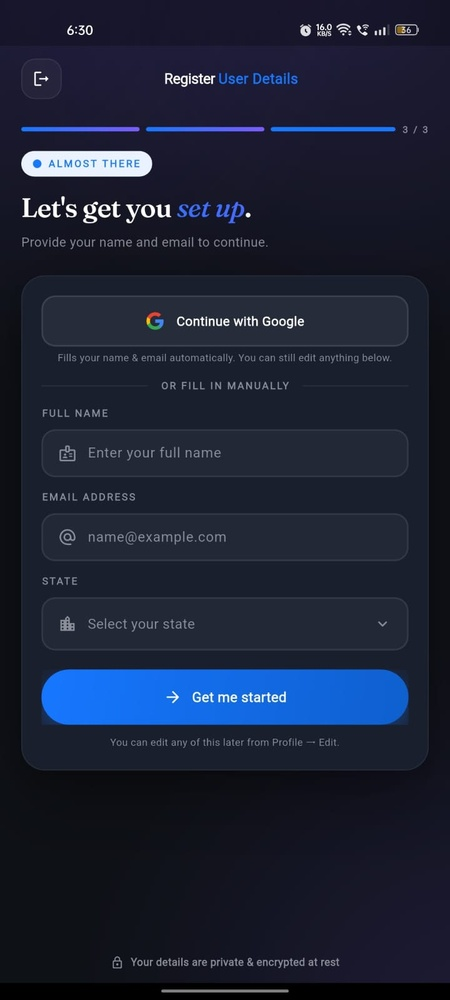
#> input picture aso/shots/auth.jpg, 450 x 1000 px, shrunk from 720 x 1600 before the run; its folder holds only this picture in this run
$ python to_light.py
#> lines starting #> are read from the running program, lines starting #| are printed output that depends on the picture; after the words box and inside, x2 and y2 are one past the last pixel; in counts of white or black regions, pixels touching at a corner belong together
#> in convert, img is the input picture: PIL image 450x1000 RGB; mean R, G, B 27.9, 34.6, 53.8
"""
Convert dark-theme app screenshots to a light-theme look by inverting
LIGHTNESS while preserving hue & saturation (HSL L' = 1 - L).

- black bg -> white, white text -> black
- saturated accents (blue buttons, etc.) keep their hue
- NOTE: photographs get luminance-inverted (look unnatural) — this is only
  suitable for chrome-heavy screens with few/no real photos.

Usage: python to_light.py
Outputs to shots_light/.
"""
import os
import numpy as np
from PIL import Image

SRC = os.path.join(os.path.dirname(__file__), 'shots')
OUT = os.path.join(os.path.dirname(__file__), 'shots_light')
os.makedirs(OUT, exist_ok=True)

EPS = 1e-12

def rgb_to_hsl(rgb):
    r, g, b = rgb[..., 0], rgb[..., 1], rgb[..., 2]
    mx = rgb.max(axis=-1)
    mn = rgb.min(axis=-1)
    l = (mx + mn) / 2.0
    d = mx - mn
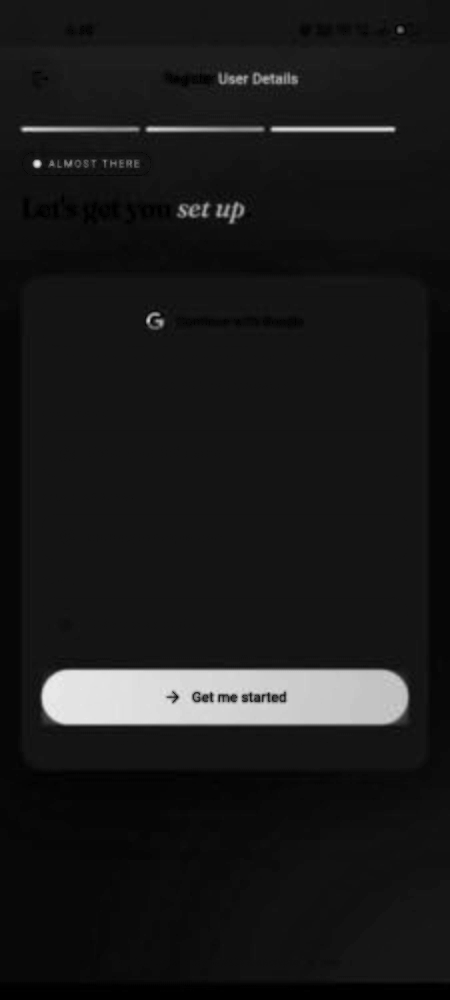
#> d: shape (1000, 450) float64; min 0, max 0.929, mean 0.104
    nz = d > EPS
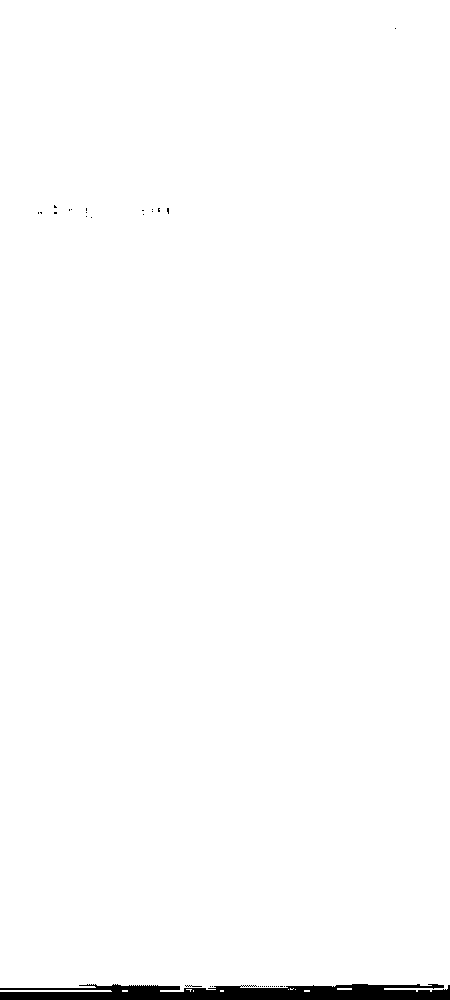
#> nz: shape (1000, 450) bool; 98.7% white; 34 black regions (33 under 20 px), largest, box (x1, y1, x2, y2) and area: (0, 984, 450, 1000) 5628
    s = np.where(l < 0.5, d / (mx + mn + EPS), d / (2.0 - mx - mn + EPS))
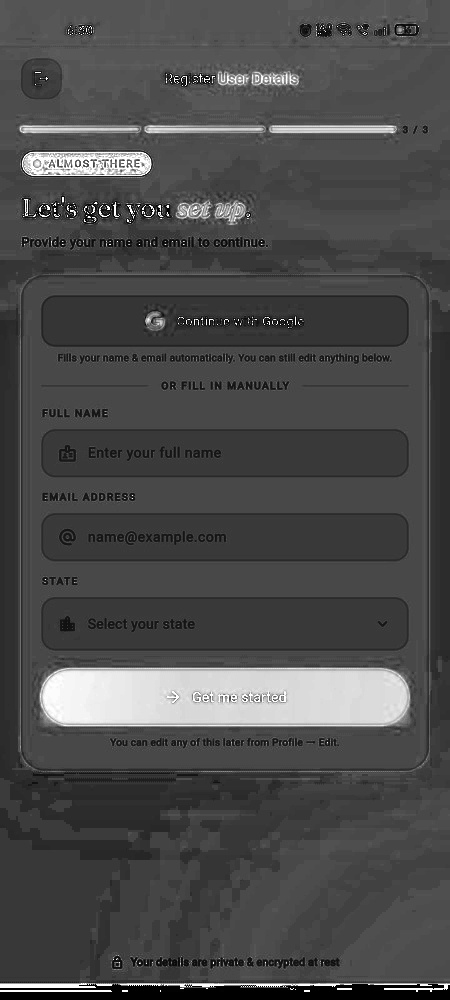
#> s: shape (1000, 450) float64; min 0, max 1, mean 0.297
    s = np.where(nz, s, 0.0)
    h = np.zeros_like(l)
    rmax = nz & (mx == r)
#> rmax: shape (1000, 450) bool; 0.14% white; 38 white regions (33 under 20 px), largest, box (x1, y1, x2, y2) and area: (0, 986, 96, 988) 191, (145, 311, 163, 325) 132, (395, 24, 406, 35) 99, (240, 986, 288, 988) 70, (180, 985, 202, 990) 40
    gmax = nz & (mx == g) & ~rmax
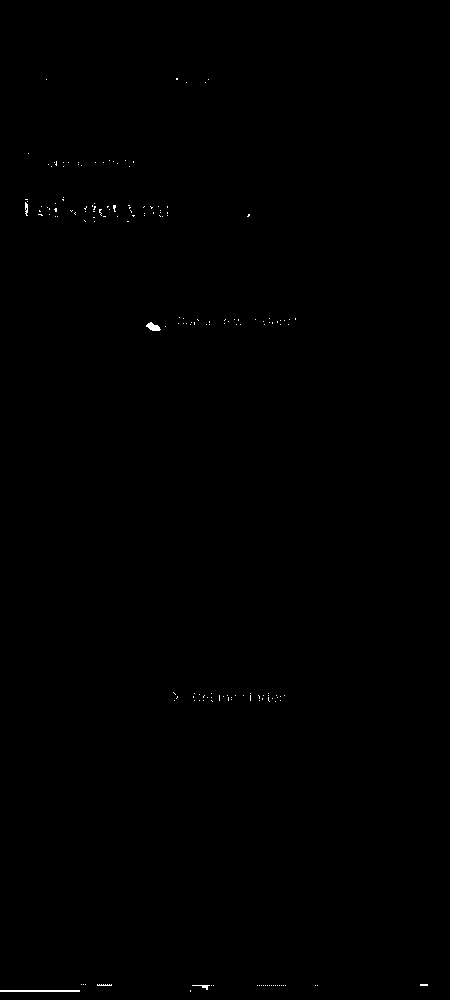
#> gmax: shape (1000, 450) bool; 0.14% white in thin lines or dots, all inside (x1, y1, x2, y2) = (0, 78, 428, 992)
    bmax = nz & (mx == b) & ~rmax & ~gmax
#> bmax: shape (1000, 450) bool; 98.5% white; 155 black regions (149 under 20 px), largest, box (x1, y1, x2, y2) and area: (0, 984, 450, 1000) 6267, (145, 311, 163, 331) 213, (395, 24, 406, 35) 100, (25, 202, 28, 216) 31, (54, 205, 57, 214) 21, (113, 205, 116, 217) 20
    h = np.where(rmax, ((g - b) / (d + EPS)) % 6.0, h)
    h = np.where(gmax, ((b - r) / (d + EPS)) + 2.0, h)
    h = np.where(bmax, ((r - g) / (d + EPS)) + 4.0, h)
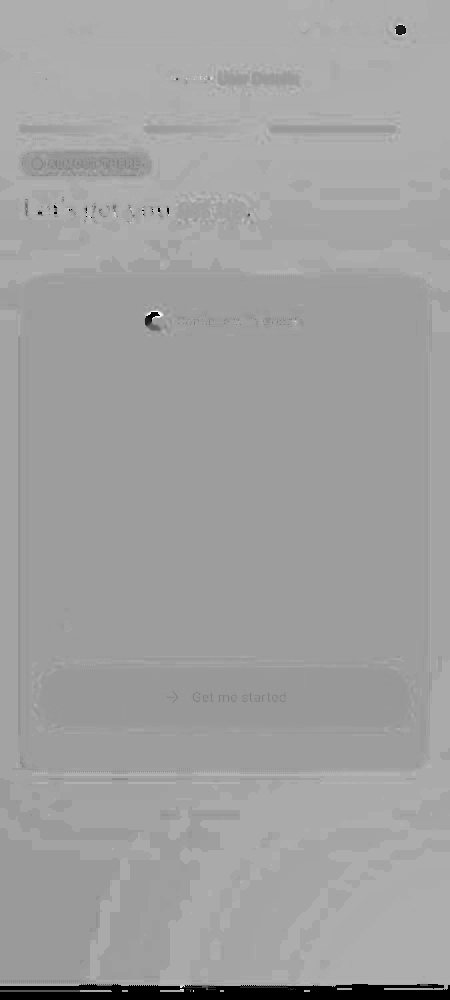
#> h: shape (1000, 450) float64; min 0, max 5.98, mean 3.77; drawn with min black and max white
    h = (h / 6.0) % 1.0
    return h, s, l

def _hue2rgb(p, q, t):
    t = t % 1.0
    return np.where(t < 1/6, p + (q - p) * 6 * t,
           np.where(t < 1/2, q,
           np.where(t < 2/3, p + (q - p) * (2/3 - t) * 6, p)))

def hsl_to_rgb(h, s, l):
    q = np.where(l < 0.5, l * (1 + s), l + s - l * s)
    p = 2 * l - q
    r = _hue2rgb(p, q, h + 1/3)
    g = _hue2rgb(p, q, h)
    b = _hue2rgb(p, q, h - 1/3)
#> in _hue2rgb (call 3), `t = t % 1.0`:
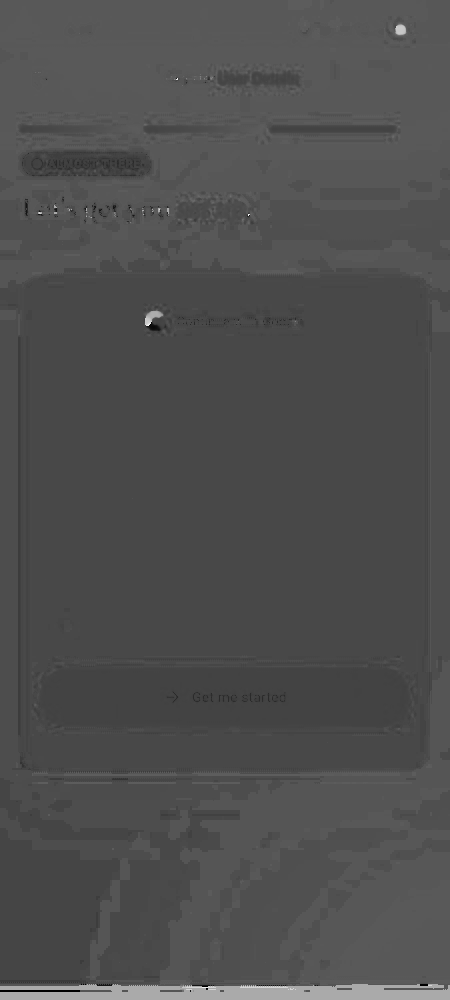
#> t: shape (1000, 450) float64; min 0, max 0.986, mean 0.309
    gray = s < EPS
    r = np.where(gray, l, r); g = np.where(gray, l, g); b = np.where(gray, l, b)
    return np.stack([r, g, b], axis=-1)
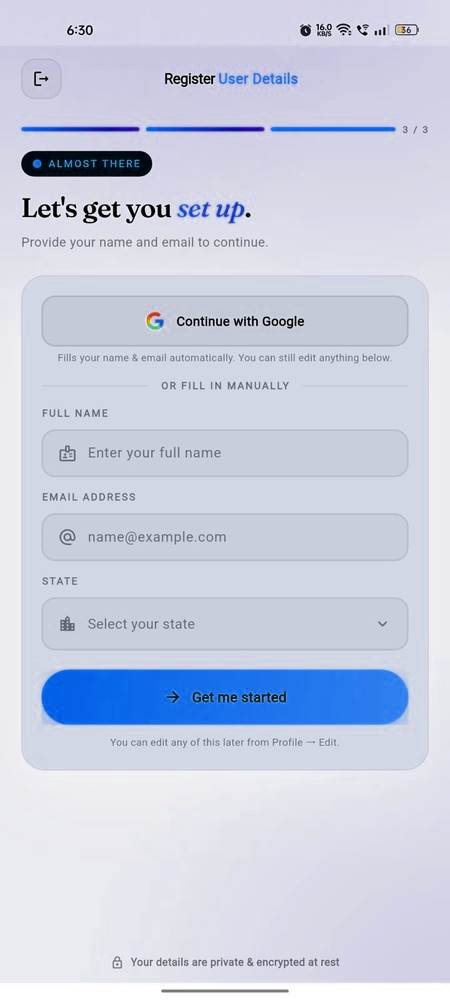
#> returned value: shape (1000, 450, 3) float64; mean of channels 0, 1, 2 0.791, 0.816, 0.892; drawn as R, G, B

def convert(name):
    img = Image.open(os.path.join(SRC, name)).convert('RGB')
    arr = np.asarray(img).astype(np.float64) / 255.0
    h, s, l = rgb_to_hsl(arr)
    out = hsl_to_rgb(h, s, 1.0 - l)
    out = np.clip(out * 255, 0, 255).astype(np.uint8)
    Image.fromarray(out).save(os.path.join(OUT, name), quality=95)
    print('light ->', name)

if __name__ == '__main__':
    for f in sorted(os.listdir(SRC)):
        if f.lower().endswith(('.jpg', '.jpeg', '.png')) and f != 'splash.jpg':
            convert(f)
    print('done. see', OUT)
